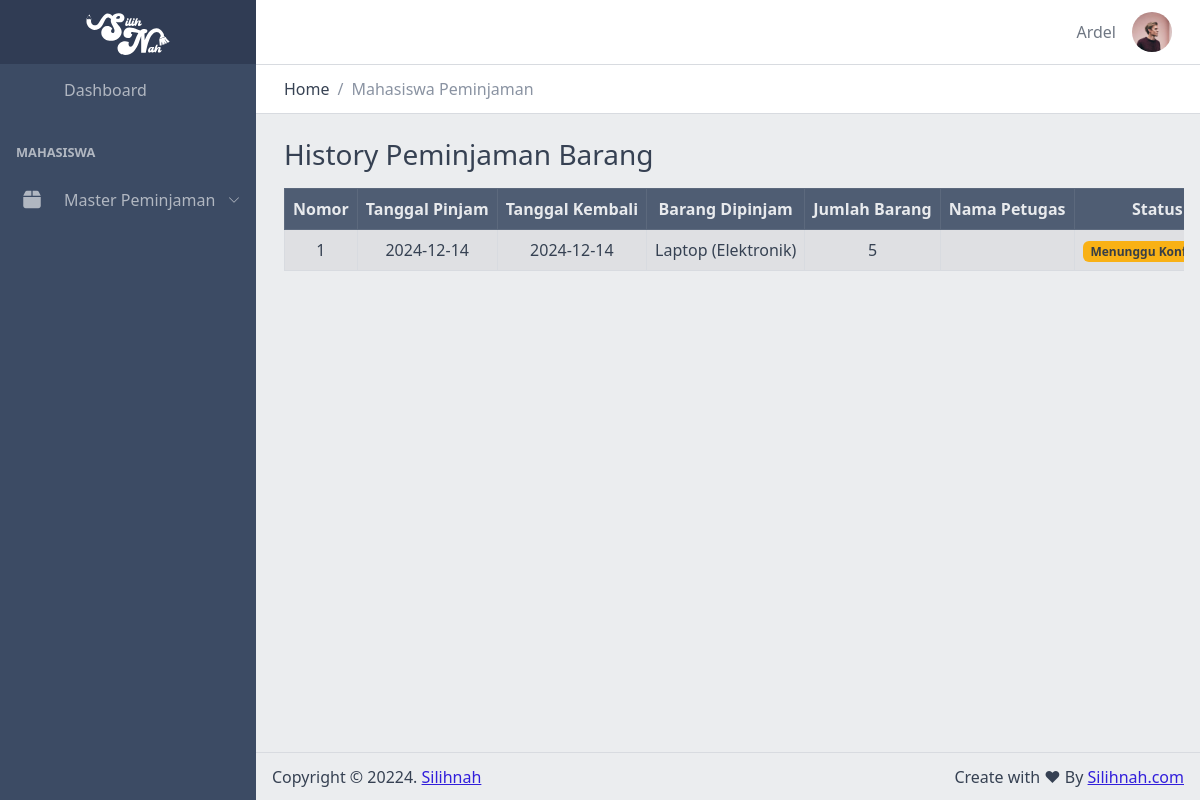
The page /views/mahasiswa/peminjaman/history.php (signed in) on the database as committed earlier.
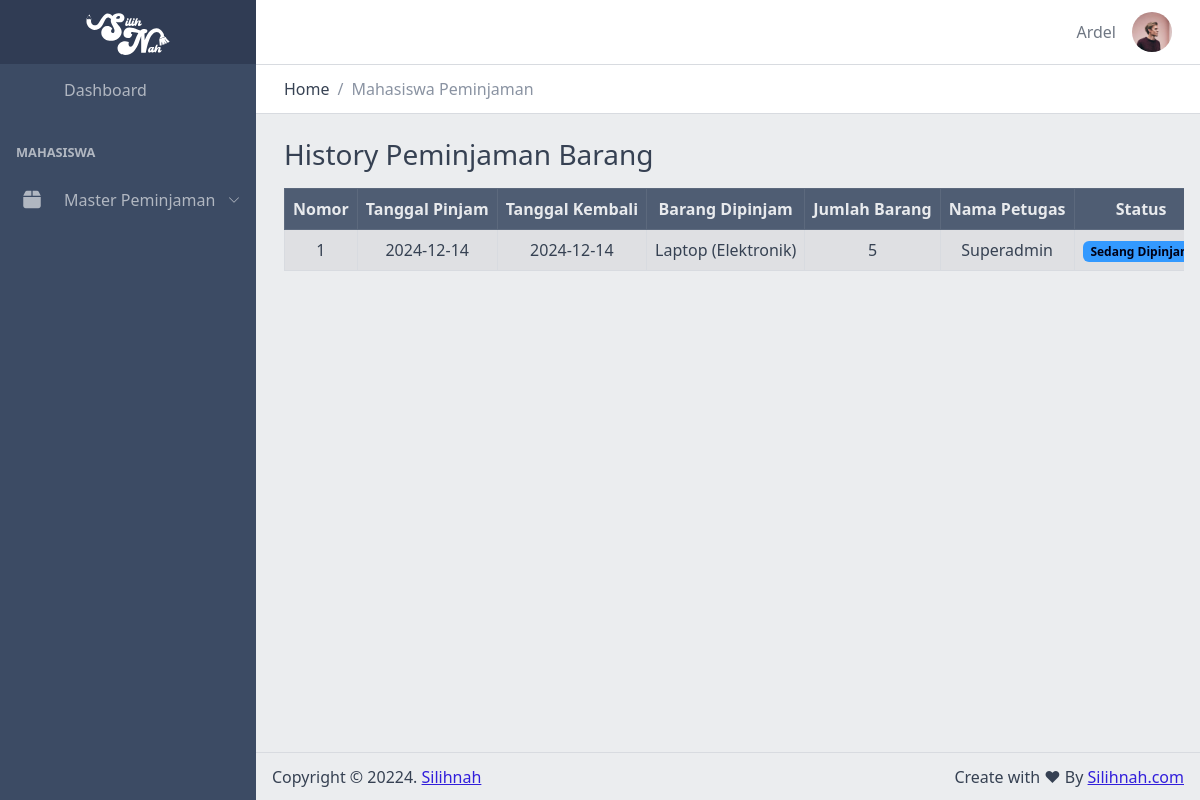
The same page on the database as committed later.
### tables this page shows
CREATE TABLE `peminjaman` (
  `id_peminjaman` int NOT NULL,
  `id_mahasiswa` int NOT NULL,
  `tanggal_pinjam` date NOT NULL,
  `tanggal_kembali` date NOT NULL,
  `id_petugas` int DEFAULT NULL,
  `id_status` int DEFAULT NULL
);

CREATE TABLE `status` (
  `id_status` int NOT NULL,
  `nama_status` varchar(255) NOT NULL
);

CREATE TABLE `petugas` (
  `id_petugas` int NOT NULL,
  `id_user` int NOT NULL,
  `nama` varchar(255) DEFAULT NULL,
  `telpon` varchar(13) DEFAULT NULL,
  `jenis_kelamin` enum('Laki-Laki','Perempuan') DEFAULT NULL,
  `tanggal_lahir` date DEFAULT NULL,
  `alamat` text,
  `agama` enum('Hindu','Islam','Budha','Kristen','Katolik','Konghucu') DEFAULT NULL
);

### functions/connect.php (called while the page is built, shortened)
<?php
class Connect
{
    private $host = 'localhost';
    private $user = 'root';
    private $pass = '';
    private $db = 'silihnah';
    function __construct()
    {
        $this->conn = new mysqli($this->host, $this->user, $this->pass, $this->db);
    }
}

### functions/peminjaman.php (called while the page is built, shortened)
<?php
include 'connect.php';
class Peminjaman extends Connect
{
    public function getDataPeminjamanMahasiswaById($id)
    {
        $query = "SELECT
            peminjaman.id_peminjaman,
            peminjaman.id_mahasiswa,
            peminjaman.id_petugas,
            peminjaman.id_status,
            peminjaman.id_peminjaman,
            peminjaman.tanggal_pinjam,
            peminjaman.tanggal_kembali,
            mahasiswa.nama AS nama_mahasiswa,
            petugas.nama AS nama_petugas,
            status.nama_status AS nama_status,
            GROUP_CONCAT(CONCAT(barang.nama, ' (', kategori.nama, ')') SEPARATOR ', ') AS barang_dipinjam,
            GROUP_CONCAT(detail_peminjaman.jumlah SEPARATOR ', ') AS jumlah_barang
        FROM
            peminjaman
        LEFT JOIN
            detail_peminjaman ON peminjaman.id_peminjaman = detail_peminjaman.id_peminjaman
        LEFT JOIN
            barang ON detail_peminjaman.id_barang = barang.id_barang
        LEFT JOIN
            kategori ON barang.id_kategori = kategori.id_kategori
        LEFT JOIN
            mahasiswa ON peminjaman.id_mahasiswa = mahasiswa.id_mahasiswa
        LEFT JOIN
            petugas ON peminjaman.id_petugas = petugas.id_petugas
        LEFT JOIN
            status ON peminjaman.id_status = status.id_status
        WHERE peminjaman.id_mahasiswa = '$id'
        GROUP BY
            peminjaman.id_peminjaman";
        $result = mysqli_query($this->conn, $query);
        $data = [];
        while ($row = mysqli_fetch_assoc($result)) {
            $data[] = $row;
        }
        return $data;
    }
    public function getDataMahasiswaByUserId($id)
    {
        $query = "SELECT * FROM mahasiswa Where id_user = '$id'";
        $result = $this->conn->query($query);
        if ($result->num_rows > 0) {
            return $result->fetch_assoc();
        } else {
            return null;
        }
    }
}

### views/mahasiswa/peminjaman/history.php (the view, shortened to what this page needs)
<?php
include '../../../functions/peminjaman.php';
$peminjaman = new Peminjaman();
$dataMahasiswa = $peminjaman->getDataMahasiswaByUserId($_SESSION['user']['id_user']);
$data = $peminjaman->getDataPeminjamanMahasiswaById($dataMahasiswa['id_mahasiswa']);
?>
<?php include('../../templates/header.php'); ?>
<div class="container-fluid">
    <div class="row justify-content-center">
        <div class="col">
            <h3>History Peminjaman Barang</h3>
        </div>
    </div>
</div>
<div class="container-fluid table-responsive">
    <table id="data-table" class="table text-nowrap table-bordered table-striped text-center mt-2 align-middle">
        <thead class="table-dark">
            <tr>
                <th>Nomor</th>
                <th>Tanggal Pinjam</th>
                <th>Tanggal Kembali</th>
                <th>Barang Dipinjam</th>
                <th>Jumlah Barang</th>
                <th>Nama Petugas</th>
                <th>Status</th>
            </tr>
        </thead>
        <tbody>
            <?php $no = 1; ?>
            <?php foreach ($data as $row) : ?>
                <tr>
                    <td><?= $no++; ?></td>
                    <td><?= $row['tanggal_pinjam']; ?></td>
                    <td><?= $row['tanggal_kembali']; ?></td>
                    <td><?= $row['barang_dipinjam']; ?></td>
                    <td><?= $row['jumlah_barang']; ?></td>
                    <td><?= $row['nama_petugas']; ?></td>
                    <td>
                        <span class="badge <?= $row['id_status'] == 1 ? 'text-bg-danger' : ($row['id_status'] == 2 ? 'text-bg-warning' : ($row['id_status'] == 3 ? 'text-bg-info' : ($row['id_status'] == 4 ? 'text-bg-success' : ''))); ?>">
                            <?= $row['nama_status']; ?>
                        </span>
                    </td>
                </tr>
            <?php endforeach; ?>
        </tbody>
    </table>
</div>
<?php include('../../templates/footer.php'); ?>

Rows that differ between the two databases and show on the page:
changed peminjaman: id_petugas.nama (not shown) → "Superadmin"; id_status 2 → 3 (drawn); id_status.nama_status "Menunggu…" → "Sedang…"
